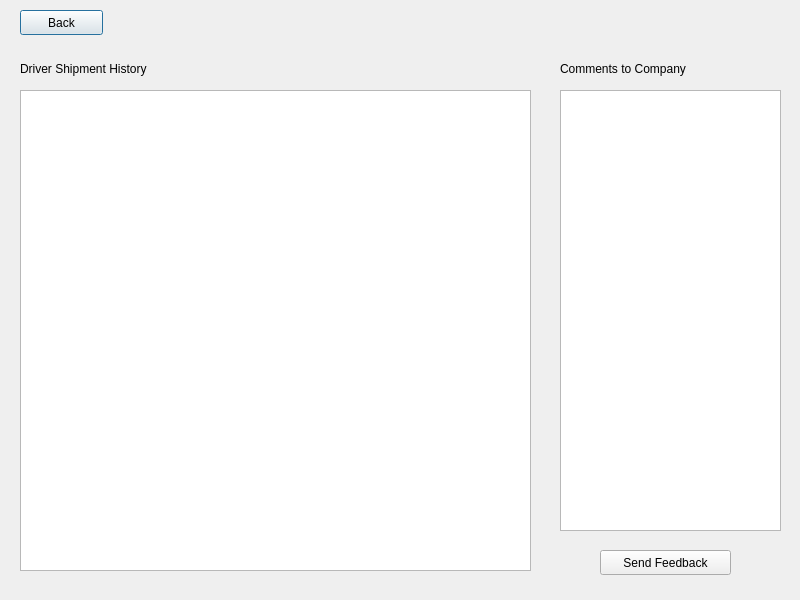
<?xml version="1.0" encoding="UTF-8"?>
<ui version="4.0">
 <class>driverorderhistory</class>
 <widget class="QDialog" name="driverorderhistory">
  <property name="geometry">
   <rect>
    <x>0</x>
    <y>0</y>
    <width>800</width>
    <height>600</height>
   </rect>
  </property>
  <property name="windowTitle">
   <string>Dialog</string>
  </property>
  <widget class="QPushButton" name="backButton">
   <property name="geometry">
    <rect>
     <x>20</x>
     <y>10</y>
     <width>83</width>
     <height>25</height>
    </rect>
   </property>
   <property name="text">
    <string>Back</string>
   </property>
  </widget>
  <widget class="QTableWidget" name="orderHistoryTable">
   <property name="geometry">
    <rect>
     <x>20</x>
     <y>90</y>
     <width>511</width>
     <height>481</height>
    </rect>
   </property>
  </widget>
  <widget class="QLabel" name="label">
   <property name="geometry">
    <rect>
     <x>20</x>
     <y>60</y>
     <width>171</width>
     <height>17</height>
    </rect>
   </property>
   <property name="text">
    <string>Driver Shipment History</string>
   </property>
  </widget>
  <widget class="QTextEdit" name="feedbackField">
   <property name="geometry">
    <rect>
     <x>560</x>
     <y>90</y>
     <width>221</width>
     <height>441</height>
    </rect>
   </property>
  </widget>
  <widget class="QLabel" name="label_2">
   <property name="geometry">
    <rect>
     <x>560</x>
     <y>60</y>
     <width>171</width>
     <height>17</height>
    </rect>
   </property>
   <property name="text">
    <string>Comments to Company</string>
   </property>
  </widget>
  <widget class="QPushButton" name="sendFeedbackButton">
   <property name="geometry">
    <rect>
     <x>600</x>
     <y>550</y>
     <width>131</width>
     <height>25</height>
    </rect>
   </property>
   <property name="text">
    <string>Send Feedback</string>
   </property>
  </widget>
 </widget>
 <resources/>
 <connections/>
</ui>
